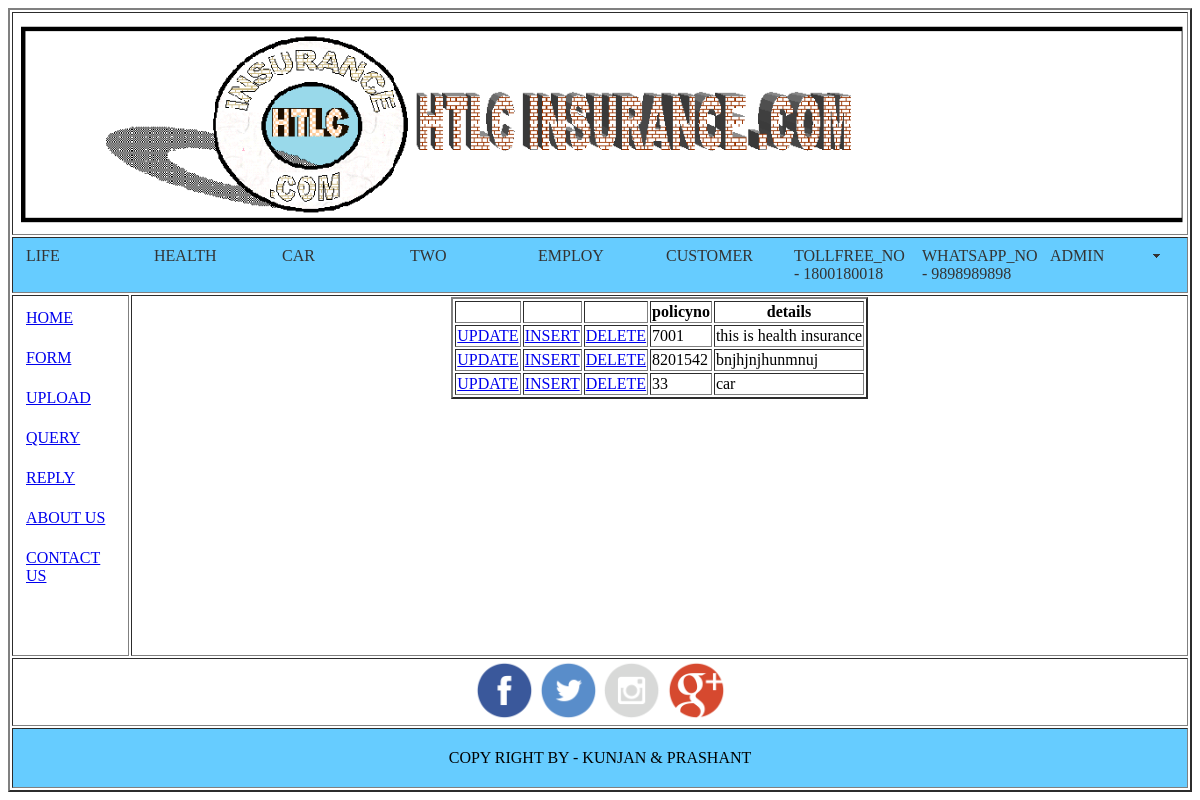
/exmaple2.php (signed in), run on the app's committed database.
### tables this page shows
CREATE TABLE IF NOT EXISTS `health` (
  `no` int(4) NOT NULL AUTO_INCREMENT,
  `policyno` varchar(20) NOT NULL,
  `details` text NOT NULL,
  PRIMARY KEY (`no`)
);

### exmaple2.php (the view, shortened to what this page needs)
<?
	include("./include/header.php");
				$con=mysql_connect("localhost","root","");
				$query="select * from health";
				$res=mysql_query($query,$con);
            	echo "<table border=2 align='center'  >";
				echo "<tr>";
					echo "<th> </th>";
					echo "<th> </th>";
					echo "<th> </th>";
					echo "<th> policyno </th>";
					echo "<th>  details </th>";
						echo "</tr>";
				while($row=mysql_fetch_array($res))
				{
					echo "<tr>";
					echo "<td> <a href='update1.php?id=$row[0]'>UPDATE</a> </td>";
					echo "<td> <a href='insert.php?id=$row[0]'>INSERT</a> </td>";
					echo "<td> <a href='deletehealth.php?id=$row[0]'>DELETE</a> </td>";
					echo "<td>".$row['policyno']."</td>";
					echo "<td>".$row['details']."</td>";
					echo "</tr>";
				}
					echo "</table>";
	include("./include/footer.php");
?>

### data on the page
health: policyno "7001", details "this is health insurance"
health: policyno "8201542", details "bnjhjnjhunmnuj"
health: policyno "33", details "car"
